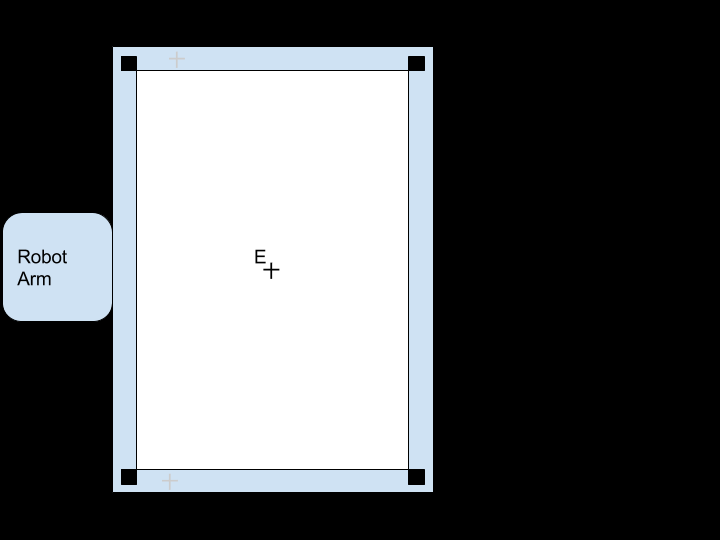
#> input picture setup/image/arrangement.png, 720 x 540 px, given in place of the camera
$ python camera_tune.py   (older library calls are emulated)
#> lines starting #> are read from the running program, lines starting #| are printed output that depends on the picture
### webapp/candysorter/models/images/calibrate.py
# Copyright 2017 BrainPad Inc. All Rights Reserved.
#
# Licensed under the Apache License, Version 2.0 (the "License");
# you may not use this file except in compliance with the License.
# You may obtain a copy of the License at
#
#     http://www.apache.org/licenses/LICENSE-2.0
#
# Unless required by applicable law or agreed to in writing, software
# distributed under the License is distributed on an "AS IS" BASIS,
# WITHOUT WARRANTIES OR CONDITIONS OF ANY KIND, either express or implied.
# See the License for the specific language governing permissions and
# limitations under the License.
# ==============================================================================

from __future__ import absolute_import, division, print_function, unicode_literals

import cv2
import numpy as np


class ImageCalibrator(object):
    def __init__(self, thres=10, dictionary=cv2.aruco.DICT_6X6_250, area=(1000, 1519), scale=500):
        self.thres = thres
        self.dictionary = cv2.aruco.Dictionary_get(dictionary)
        self.area = area
        self.scale = scale

        self.corner_coords = np.array([
            [0, 0],
            [0, area[1]],
            [area[0], area[1]],
            [area[0], 0]
        ], dtype=np.float32)
        self._prev_valid_corners = None

    # [9 lines left out: functions from_config, calibrate, not called in this run]

    def detect_corners(self, img):
        gray = cv2.cvtColor(img, cv2.COLOR_BGR2GRAY)
        marker_coords, marker_labels, _ = cv2.aruco.detectMarkers(gray, self.dictionary)
        marker_labels = marker_labels.flatten() if marker_labels is not None else []

        # Can detect
        if len(marker_coords) == 4:
            corners = np.zeros((4, 2), dtype=np.float32)
            for label, coord in zip(marker_labels, marker_coords):
                corners[label] = coord[0, 0]
            self._prev_valid_corners = corners
            return corners

        # Use _prev_valid_corners if exists
        if self._prev_valid_corners is not None:
            # Check the camera is not moved
            for label, coord in zip(marker_labels, marker_coords):
                corner = coord[0, 0]
                if self._norm(self._prev_valid_corners[label], corner) > self.thres:
                    raise RuntimeError('Failed to detect markers and camera was moved.')
            return self._prev_valid_corners

        raise RuntimeError('Failed to detect markers and found no successful record.')

    def get_coordinate(self, x, y):
        return (self.area[1] / 2. - y) / self.scale, (self.area[0] / 2. - x) / self.scale

    @staticmethod
    def _norm(a, b):
        return sum((a - b) ** 2) ** 0.5

### webapp/candysorter/models/images/detect.py
# Copyright 2017 BrainPad Inc. All Rights Reserved.
#
# Licensed under the Apache License, Version 2.0 (the "License");
# you may not use this file except in compliance with the License.
# You may obtain a copy of the License at
#
#     http://www.apache.org/licenses/LICENSE-2.0
#
# Unless required by applicable law or agreed to in writing, software
# distributed under the License is distributed on an "AS IS" BASIS,
# WITHOUT WARRANTIES OR CONDITIONS OF ANY KIND, either express or implied.
# See the License for the specific language governing permissions and
# limitations under the License.
# ==============================================================================

from __future__ import absolute_import, division, print_function, unicode_literals

import logging

import cv2
from google.cloud import vision
import numpy as np

logger = logging.getLogger(__name__)

vision_client = vision.Client()


class Candy(object):
    # [5 lines left out: function __init__, not called in this run]


class CandyDetector(object):
    def __init__(self,
                 histgram_band=(80, 200),
                 histgram_thres=2.7e-3,
                 bin_thres=150,
                 edge3_thres=250,
                 edge5_thres=230,
                 margin=(20, 20),
                 closing_iter=5,
                 opening_iter=2,
                 erode_iter=10,
                 dilate_iter=3,
                 bg_size_filter=2000,
                 sure_fg_thres=0.5,
                 restore_fg_thres=0.0,
                 box_dim_thres=50):
        self.histgram_band = histgram_band
        self.histgram_thres = histgram_thres

        self.bin_thres = bin_thres
        self.edge3_thres = edge3_thres
        self.edge5_thres = edge5_thres
        self.margin = margin

        self.closing_iter = closing_iter
        self.opening_iter = opening_iter
        self.erode_iter = erode_iter
        self.dilate_iter = dilate_iter

        self.bg_size_filter = bg_size_filter
        self.sure_fg_thres = sure_fg_thres
        self.restore_fg_thres = restore_fg_thres
        self.box_dim_thres = box_dim_thres

    # [242 lines left out: functions from_config, detect, _crop_candy, _bounding_box_of, detect_labels, not called in this run]

### webapp/candysorter/config.py
# Copyright 2017 BrainPad Inc. All Rights Reserved.
#
# Licensed under the Apache License, Version 2.0 (the "License");
# you may not use this file except in compliance with the License.
# You may obtain a copy of the License at
#
#     http://www.apache.org/licenses/LICENSE-2.0
#
# Unless required by applicable law or agreed to in writing, software
# distributed under the License is distributed on an "AS IS" BASIS,
# WITHOUT WARRANTIES OR CONDITIONS OF ANY KIND, either express or implied.
# See the License for the specific language governing permissions and
# limitations under the License.
# ==============================================================================

from __future__ import absolute_import, division, print_function, unicode_literals

import logging
import os

from candysorter.ext.google.cloud import language


# flake8: noqa
class DefaultConfig(object):
    DEBUG = False
    TESTING = False

    PROJECT_ROOT = os.path.abspath(os.path.dirname(os.path.dirname(__file__)))
    APP_ROOT     = os.path.abspath(os.path.dirname(__file__))

    DOWNLOAD_DIR       = os.path.join(PROJECT_ROOT, 'tmp', 'download')
    DOWNLOAD_IMAGE_DIR = os.path.join(DOWNLOAD_DIR, 'image')
    RESOURCE_DIR       = os.path.join(APP_ROOT, 'resources')
    MODEL_DIR          = os.path.join(RESOURCE_DIR, 'models')

    JSON_AS_ASCII               = False
    JSONIFY_PRETTYPRINT_REGULAR = False

    LOG_DIR   = os.path.join(PROJECT_ROOT, 'logs')
    LOG_LEVEL = logging.INFO

    CLASS_TEXT_ANALYZER = 'candysorter.models.texts.TextAnalyzer'
    CLASS_IMAGE_CAPTURE = 'candysorter.models.images.capture.ImageCapture'

    WORD2VEC_MODEL_FILES = {
        'en': {
            'file': os.path.join(MODEL_DIR, 'GoogleNews-vectors-negative300.bin.gz'),
            'binary': True,
        },
        'ja': {
            'file': os.path.join(MODEL_DIR, 'model.vec'),
            'binary': False,
        },
    }
    CLASSIFIER_MODEL_DIR         = os.path.join(MODEL_DIR, 'classifier')
    CLASSIFIER_MODEL_DIR_INITIAL = os.path.join(MODEL_DIR, 'classifier_initial')
    INCEPTION_MODEL_FILE         = os.path.join(MODEL_DIR, 'classify_image_graph_def.pb')

    POS_WEIGHTS = {
        language.PartOfSpeech.ADJECTIVE: 1.0,
        language.PartOfSpeech.NOUN: 2.8,
    }

    CANDY_DETECTOR_HISTGRAM_BAND    = (0, 255)
    CANDY_DETECTOR_HISTGRAM_THRES   = 2.7e-3
    CANDY_DETECTOR_BIN_THRES        = 150
    CANDY_DETECTOR_EDGE3_THRES      = 250
    CANDY_DETECTOR_EDGE5_THRES      = 230
    CANDY_DETECTOR_MARGIN           = (30, 30)
    CANDY_DETECTOR_CLOSING_ITER     = 2
    CANDY_DETECTOR_OPENING_ITER     = 5
    CANDY_DETECTOR_ERODE_ITER       = 25
    CANDY_DETECTOR_DILATE_ITER      = 1
    CANDY_DETECTOR_BG_SIZE_FILTER   = 2000
    CANDY_DETECTOR_SURE_FG_THRES    = 10
    CANDY_DETECTOR_RESTORE_FG_THRES = 0.0
    CANDY_DETECTOR_BOX_DIM_THRES    = 50

    IMAGE_CAPTURE_DEVICE      = 0
    IMAGE_CAPTURE_WIDTH       = 1920
    IMAGE_CAPTURE_HEIGHT      = 1080
    IMAGE_CAPTURE_BLUR_THRESH = 100

    IMAGE_CALIBRATOR_AREA  = (1625, 1100)
    IMAGE_CALIBRATOR_SCALE = 550

    PICKUP_ENDOPOINT = 'http://localhost:18001/api/pickup'

    TRAIN_LABEL_AREA_HEIGHT = 285

    # replace "YOUR-OWN-BUCKET-NAME" to your own bucket name
    CLOUD_ML_BUCKET          = 'gs://{YOUR-OWN-BUCKET-NAME}'
    CLOUD_ML_PACKAGE_URIS    = ['gs://{YOUR-OWN-BUCKET-NAME}/package/trainer-0.0.0.tar.gz']
    CLOUD_ML_PYTHON_MODULE   = 'trainer.train'
    CLOUD_ML_TRAIN_DIR       = 'gs://{YOUR-OWN-BUCKET-NAME}/{job_id}/checkpoints'
    CLOUD_ML_LOG_DIR         = 'gs://{YOUR-OWN-BUCKET-NAME}/logs/{job_id}'
    CLOUD_ML_DATA_DIR        = 'gs://{YOUR-OWN-BUCKET-NAME}/{job_id}/features'
    CLOUD_ML_RUNTIME_VERSION = '1.0'


class DevelopmentConfig(DefaultConfig):
    DEBUG = True
    LOG_LEVEL = logging.DEBUG

    CLASS_TEXT_ANALYZER = 'candysorter.models.texts.FakeTextAnalyzer'
    CLASS_IMAGE_CAPTURE = 'candysorter.models.images.capture.FakeImageCapture'
    DUMMY_IMAGE_FILE    = './candysorter/resources/data/candies_with_label_multi.jpg'


class StagingConfig(DefaultConfig):
    pass


class ProductionConfig(DefaultConfig):
    pass


_ENV_TO_CONFIG = {
    'dev': DevelopmentConfig,
    'stg': StagingConfig,
    'prd': ProductionConfig,
}


def get_config(env):
    return _ENV_TO_CONFIG[env]()

### setup/script/camera_tune.py
# Copyright 2017 BrainPad Inc. All Rights Reserved.
#
# Licensed under the Apache License, Version 2.0 (the "License");
# you may not use this file except in compliance with the License.
# You may obtain a copy of the License at
#
#     http://www.apache.org/licenses/LICENSE-2.0
#
# Unless required by applicable law or agreed to in writing, software
# distributed under the License is distributed on an "AS IS" BASIS,
# WITHOUT WARRANTIES OR CONDITIONS OF ANY KIND, either express or implied.
# See the License for the specific language governing permissions and
# limitations under the License.
# ==============================================================================

from __future__ import absolute_import, division, print_function, unicode_literals

import os
import sys
import time

import cv2
import numpy as np

sys.path.append('../../webapp')

from candysorter.models.images.calibrate import ImageCalibrator
from candysorter.models.images.detect import CandyDetector
from candysorter.config import get_config

calibrator = ImageCalibrator(area=(1625, 1100), scale=550)
config = get_config(os.getenv('FLASK_ENV', 'dev'))
detector = CandyDetector(
    histgram_band=config.CANDY_DETECTOR_HISTGRAM_BAND,
    histgram_thres=config.CANDY_DETECTOR_HISTGRAM_THRES,
    bin_thres=config.CANDY_DETECTOR_BIN_THRES,
    edge3_thres=config.CANDY_DETECTOR_EDGE3_THRES,
    edge5_thres=config.CANDY_DETECTOR_EDGE5_THRES,
    margin=config.CANDY_DETECTOR_MARGIN,
    closing_iter=config.CANDY_DETECTOR_CLOSING_ITER,
    opening_iter=config.CANDY_DETECTOR_OPENING_ITER,
    erode_iter=config.CANDY_DETECTOR_ERODE_ITER,
    dilate_iter=config.CANDY_DETECTOR_DILATE_ITER,
    bg_size_filter=config.CANDY_DETECTOR_BG_SIZE_FILTER,
    sure_fg_thres=config.CANDY_DETECTOR_SURE_FG_THRES,
    restore_fg_thres=config.CANDY_DETECTOR_RESTORE_FG_THRES,
    box_dim_thres=config.CANDY_DETECTOR_BOX_DIM_THRES
)

should_exit = False


def mouse_event(event, x, y, flags, param):
    global should_exit
    if event == cv2.EVENT_LBUTTONUP:
        print("mouse_event:L-click")
        should_exit = True


def write_message(image, msg, size=3, thickness=3):
    cv2.putText(image, msg, (10, 130), font, size, (250, 30, 30), thickness)


def write_ok(image):
    cv2.putText(image, 'OK', (900, 500), font, 7, (30, 250, 30), 5)


def detect_corners(image):
    try:
        corners = calibrator.detect_corners(image)
    except Exception as e:
        print(e)
        return None
    if len(corners) < 4:
        return None
    return corners


def draw_detection(image):
    candies = detector.detect(image)
    for candy in candies:
        cv2.polylines(image, np.int32([np.array(candy.box_coords)]), isClosed=True, color=(0, 0, 255),
                      lineType=cv2.LINE_AA, thickness=3)


font = cv2.FONT_HERSHEY_PLAIN
capture = cv2.VideoCapture(0)
capture.set(3, 1920)
capture.set(4, 1080)

# Attempt to display using cv2
cv2.namedWindow('Tuning Camera', cv2.WINDOW_KEEPRATIO | cv2.WINDOW_NORMAL)
cv2.resizeWindow('Tuning Camera', 960, 540)
cv2.setMouseCallback('Tuning Camera', mouse_event)

w2_size = (480, 270)
cv2.namedWindow('Detection', cv2.WINDOW_KEEPRATIO | cv2.WINDOW_NORMAL)
cv2.resizeWindow('Detection', *w2_size)
cv2.setMouseCallback('Detection', mouse_event)

while True:
    time.sleep(0.3)
    if capture.isOpened:
        ret, frame = capture.read()
#> frame is the input picture: shape (540, 720, 3); mean B, G, R 97.7, 95.8, 93.7
        if not ret:
            break
        corners = detect_corners(frame)
#> in detect_corners, `gray = cv2.cvtColor(img, cv2.COLOR_BGR2GRAY)`:
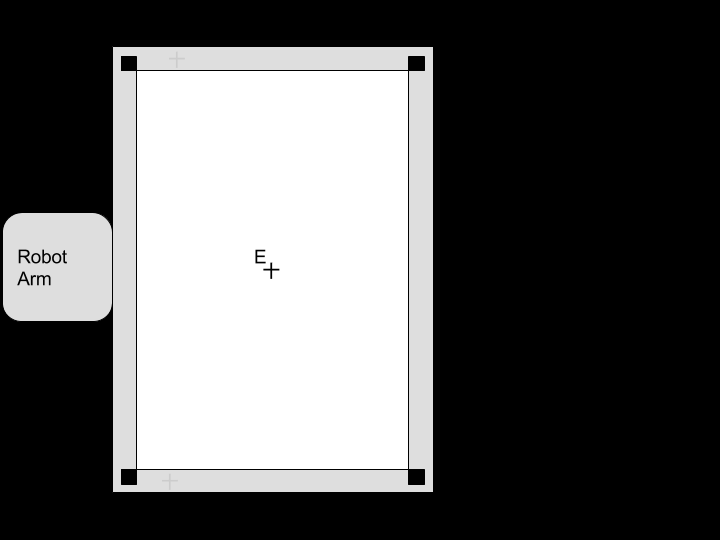
#> gray: shape (540, 720); min 0, max 255, mean 95.4
#> in detect_corners, `marker_coords, marker_labels, _ = cv2.aruco.detectMarkers(gray, self.d..`: marker_coords = (); marker_labels = None
#> in detect_corners, `marker_labels = marker_labels.flatten() if marker_labels is not None e..`: marker_labels = []
        if corners is not None:
            cropped = calibrator.calibrate(frame)
            draw_detection(cropped)
            cv2.imshow('Detection', cropped)
            write_ok(frame)
        else:
            blank = np.zeros((w2_size[1], w2_size[0], 3), np.uint8)
            write_message(blank, 'Marker detection failed', size=1, thickness=1)
            cv2.imshow('Detection', blank)
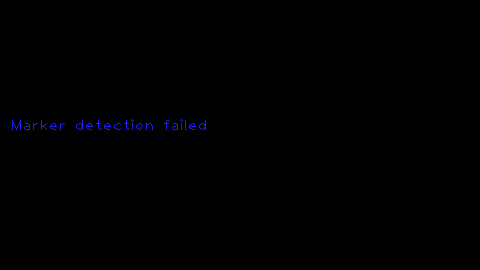
#> window 'Detection': shape (270, 480, 3); mean B, G, R 0.7, 0.1, 0.1

        write_message(frame, 'Click L-button of mouse to exit')
        cv2.imshow('Tuning Camera', frame)
        cv2.waitKey(1)

    if should_exit:
        break

print("Exit.")
cv2.destroyAllWindows()
